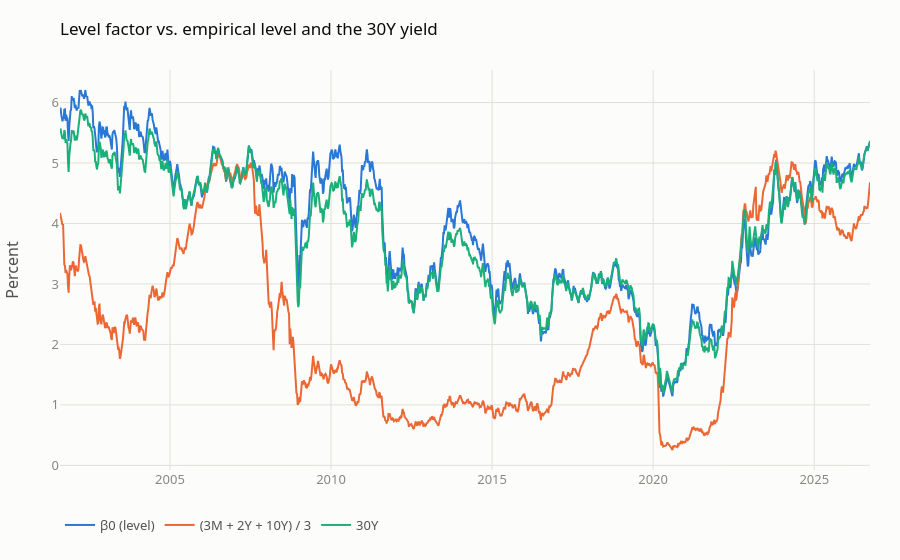

This figure's notebook cell:
### Code cell
def compare(name, model_label, proxy_label, **kwargs):
    model, proxy = PAIRS[name]
    return plots.line_chart(
        {model_label: model, proxy_label: proxy}, y_title="Percentage points", unit=" pp", freq="W-FRI", **kwargs
    )


plots.line_chart(
    {"β0 (level)": fixed["level"], "(3M + 2Y + 10Y) / 3": proxies["level"], "30Y": yields["30Y"]},
    title="Level factor vs. empirical level and the 30Y yield",
    y_title="Percent",
    unit="%",
    freq="W-FRI",
)

### Figure 1 — Plotly figure (JSON) as saved in the notebook; plotly's stock layout.template omitted (floating-point values rounded to 4 significant figures; data arrays with more than 128 entries replaced by an {"elided": "..."} marker saying what was removed)
{"data": [{"hovertemplate": "%{y:.2f}%", "line": {"width": 2}, "mode": "lines", "name": "β0 (level)", "type": "scatter", "x": {"elided": "1313 str values"}, "y": {"elided": "1313 float values"}}, {"hovertemplate": "%{y:.2f}%", "line": {"width": 2}, "mode": "lines", "name": "(3M + 2Y + 10Y) / 3", "type": "scatter", "x": {"elided": "1313 str values"}, "y": {"elided": "1313 float values"}}, {"hovertemplate": "%{y:.2f}%", "line": {"width": 2}, "mode": "lines", "name": "30Y", "type": "scatter", "x": {"elided": "1313 str values"}, "y": {"elided": "1313 float values"}}], "layout": {"hovermode": "x unified", "legend": {"orientation": "h", "x": 0, "y": -0.1, "yanchor": "top"}, "margin": {"b": 90}, "title": {"text": "Level factor vs. empirical level and the 30Y yield"}, "xaxis": {"title": {}}, "yaxis": {"title": {"text": "Percent"}}}}
